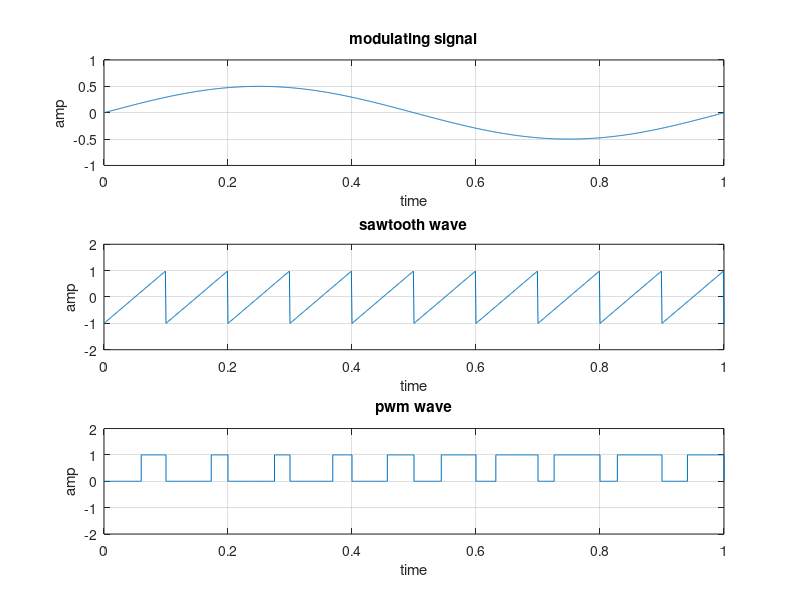
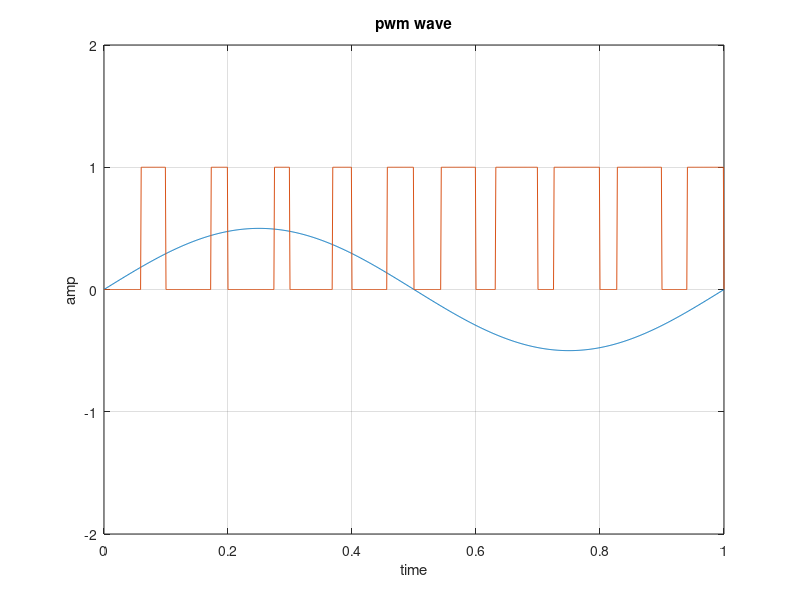

MATLAB code to generate these figures, in order:
clc;
clf;
%amp=input('enter amplitude');
t=0:0.001:1
x=0.5*sin(2*pi*t);% modulating wave
subplot(3,1,1);
plot(t,x);
axis([0,1,-1,1]);
xlabel('time');
ylabel('amp');
grid on;
title('modulating signal');
s=sawtooth(2*pi*t*10);
subplot(3,1,2);
plot(t,s);
axis([0,1,-2,2]);
xlabel('time');
ylabel('amp');
grid on;
title('sawtooth wave');
l=length(s);
for i=1:l
    if (x(i)<=s(i))
        pwm(i)=1;
    elseif (x(i)>=s(i))
        pwm(i)=0;
    end
end
subplot(3,1,3);
stairs(t,pwm);
axis([0,1,-2,2]);
xlabel('time');
ylabel('amp');
title('pwm wave');
grid on;
figure(2);
plot(t,x,t,pwm);
axis([0,1,-2,2]);
xlabel('time');
ylabel('amp');
title('pwm wave');
grid on;

